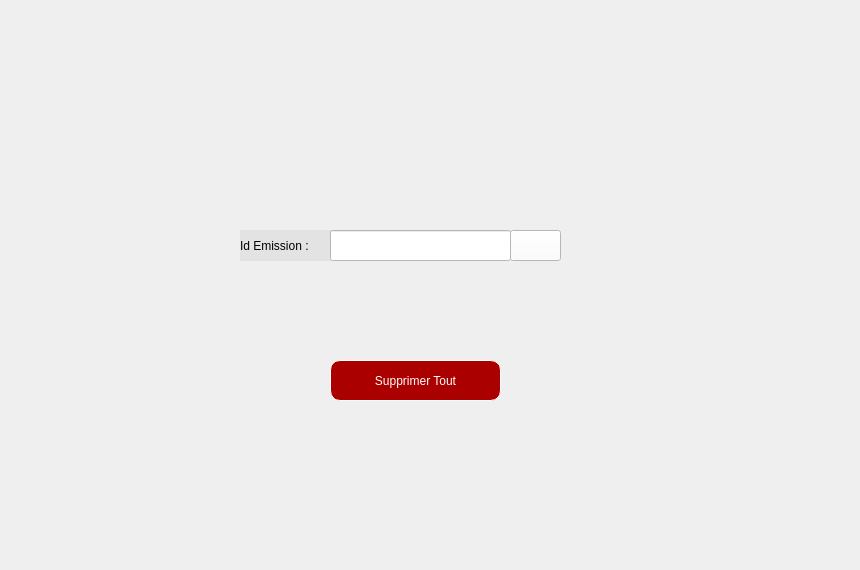
    <widget class="QWidget" name="tab_4">
     <attribute name="title">
      <string>Supprimer</string>
     </attribute>
     <widget class="QLabel" name="label_39">
      <property name="geometry">
       <rect>
        <x>240</x>
        <y>230</y>
        <width>91</width>
        <height>31</height>
       </rect>
      </property>
      <property name="styleSheet">
       <string notr="true">background-color: rgb(227, 227, 227);</string>
      </property>
      <property name="text">
       <string>Id Emission :</string>
      </property>
     </widget>
     <widget class="QLineEdit" name="lineEdit_RechercheIdSup">
      <property name="geometry">
       <rect>
        <x>330</x>
        <y>230</y>
        <width>181</width>
        <height>31</height>
       </rect>
      </property>
      <property name="styleSheet">
       <string notr="true">background-color: rgb(255, 255, 255);</string>
      </property>
     </widget>
     <widget class="QPushButton" name="pushButton_supprimer">
      <property name="geometry">
       <rect>
        <x>510</x>
        <y>230</y>
        <width>51</width>
        <height>31</height>
       </rect>
      </property>
      <property name="styleSheet">
       <string notr="true">background-color: rgb(255, 255, 255);
image: url(:/new/prefix2/Supprimer.png);</string>
      </property>
      <property name="text">
       <string/>
      </property>
     </widget>
     <widget class="QPushButton" name="pushButtonsuptout">
      <property name="geometry">
       <rect>
        <x>330</x>
        <y>360</y>
        <width>171</width>
        <height>41</height>
       </rect>
      </property>
      <property name="styleSheet">
       <string notr="true">background-color: rgb(170, 0, 0);
border :1px solid rgb(255, 255, 255);
border-radius :10px;
color: #FFF;
padding-left: 20px;
padding-right:20px;
</string>
      </property>
      <property name="text">
       <string>Supprimer Tout</string>
      </property>
     </widget>
     <widget class="QLabel" name="label_4">
      <property name="geometry">
       <rect>
        <x>0</x>
        <y>0</y>
        <width>851</width>
        <height>561</height>
       </rect>
      </property>
      <property name="styleSheet">
       <string notr="true">image: url(:/new/prefix1/2.png);</string>
      </property>
      <property name="text">
       <string/>
      </property>
     </widget>
     <zorder>label_4</zorder>
     <zorder>label_39</zorder>
     <zorder>lineEdit_RechercheIdSup</zorder>
     <zorder>pushButton_supprimer</zorder>
     <zorder>pushButtonsuptout</zorder>
    </widget>
